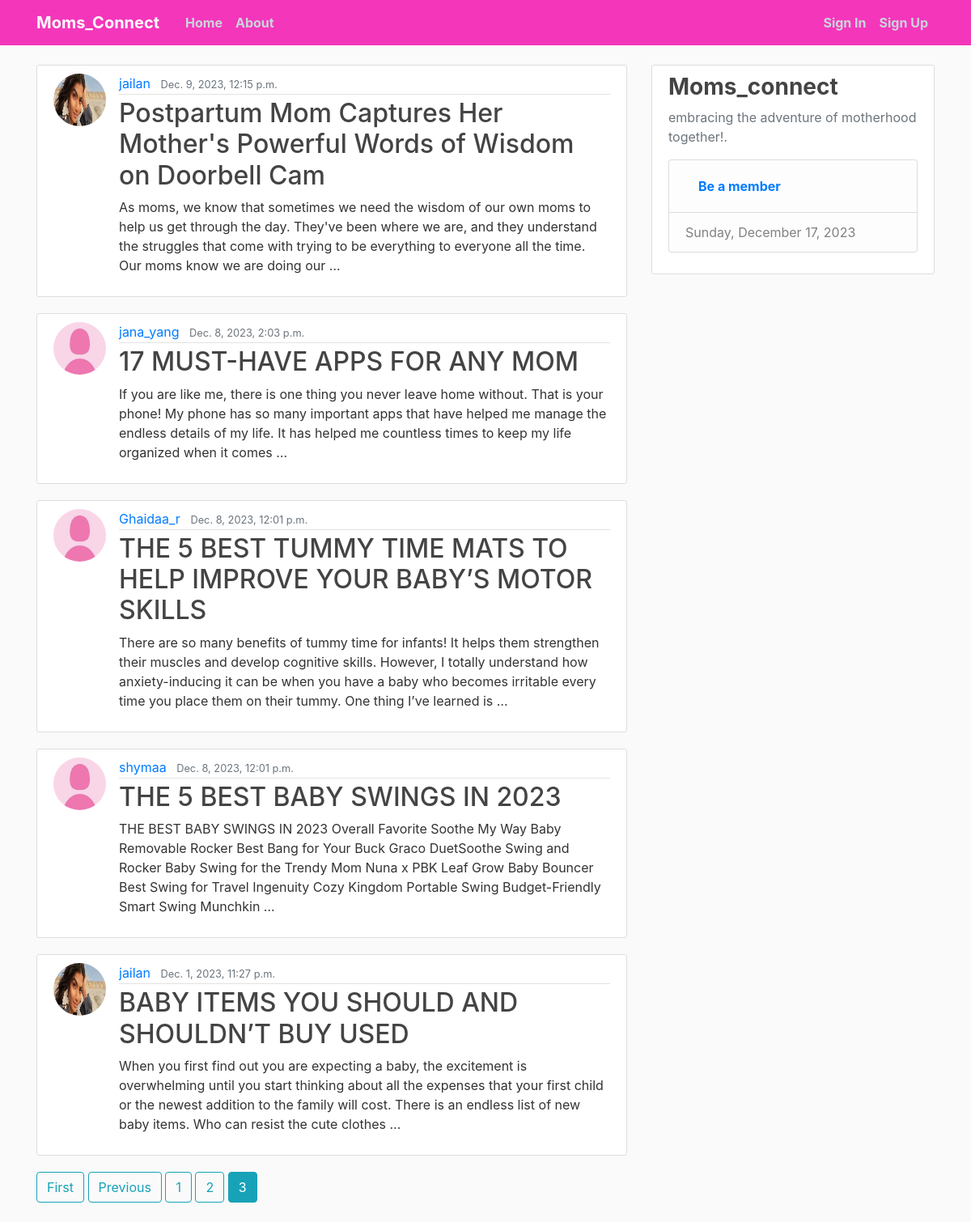
/?page=3, run on the app's committed database.
### blog/models.py (models this page shows, shortened)
class Post(models.Model):
    title = models.CharField(max_length=200)
    content = RichTextField(blank=True, null=True)
    date_posted = models.DateTimeField(default=timezone.now)
    author = models.ForeignKey(User, on_delete=models.CASCADE)

### users/models.py (models this page shows, shortened)
class Profile(models.Model):
    user = models.OneToOneField(User, on_delete=models.CASCADE)
    Bio = models.CharField(max_length=1000, blank=True)
    image = models.ImageField(default='default.jpg', upload_to='profile_photos')

### blog/views.py (the view)
# urls.py: path('', PostListView.as_view(), name='blog-home'),
class PostListView(ListView):
    model = Post
    template_name = 'blog/home.html'
    context_object_name = 'posts'
    ordering = ['-date_posted']
    paginate_by = 5

### templates/blog/home.html (shortened to what this page needs)
{% extends "base.html" %}
{% block content %}
    {% for post in posts %}
    <article class="media content-section">
      <img class="rounded-circle article-img" src="{{ post.author.profile.image.url }}">
        <div class="media-body">
          <div class="article-metadata">
            <a class="mr-2" href="{% url 'blog-user-posts' post.author.username %}">{{ post.author }}</a>
            <small class="text-muted">{{ post.date_posted }}</small>
          </div>
          <h2><a class="article-title" href="{% url 'blog-post-detail' post.id %}">{{ post.title }}</a></h2>
          <p class="article-content">{{ post.content|truncatewords:50|safe }}</p>
        </div>
    </article>
    {% endfor %}
    {% if is_paginated %}
      {% if page_obj.has_previous %}
        <a class="btn btn-outline-info mb-4" href="?page=1">First</a>
        <a class="btn btn-outline-info mb-4" href="?page={{ page_obj.previous_page_number }}">Previous</a>
      {% endif %}
    {% for num in page_obj.paginator.page_range %}
        {% if page_obj.number == num %}
          <a class="btn btn-info mb-4" href="?page={{ num }}">{{ num }}</a>
        {% elif num > page_obj.number|add:'-3' and num < page_obj.number|add:'3' %}
          <a class="btn btn-outline-info mb-4" href="?page={{ num }}">{{ num }}</a>
        {% endif %}
      {% endfor %}
    {% endif %}
{% endblock content %}

### Mommyblog/static/css/main.css (style rules this page uses)
body { background: #fafafa; color: #333333; margin-top: 5rem; }
h1, h2, h3, h4, h5, h6 { color: #444444; }
.content-section { background: #ffffff; padding: 10px 20px; border: 1px solid #dddddd; border-radius: 3px; margin-bottom: 20px; }
.article-title { color: #444444; }
.article-content { white-space: pre-line; }
.article-img { height: 65px; width: 65px; margin-right: 16px; }
.article-metadata { padding-bottom: 1px; margin-bottom: 4px; border-bottom: 1px solid #e3e3e3 }

### templates/base.html (style rules this page uses)
body { background-image: url("https://img.pikbest.com/backgrounds/20220119/mother-baby-gynecology-woman-pink_6245648.jpg!sw800"); background-size: cover; background-repeat: no-repeat; background-attachment: fixed; }

### data on the page
Post: author.profile.image (picture), author "jailan", date_posted "Dec. 9, 2023, 12:15 p.m.", title "Postpartum Mom Captures Her Mother's Powerful Words of Wisdom on Doorbell Cam", content "As moms, we know that sometimes we need the wisdom of our own moms to help us get through the day. They've been where we are, and they understand the struggles that come with trying to be everything to everyone all the time. Our moms know we are doing our …"
Post: author.profile.image (placeholder picture), author "jana_yang", date_posted "Dec. 8, 2023, 2:03 p.m.", title "17 MUST-HAVE APPS FOR ANY MOM", content "If you are like me, there is one thing you never leave home without. That is your phone! My phone has so many important apps that have helped me manage the endless details of my life. It has helped me countless times to keep my life organized when it comes …"
Post: author.profile.image (placeholder picture), author "Ghaidaa_r", date_posted "Dec. 8, 2023, 12:01 p.m.", title "THE 5 BEST TUMMY TIME MATS TO HELP IMPROVE YOUR BABY’S MOTOR SKILLS", content "There are so many benefits of tummy time for infants! It helps them strengthen their muscles and develop cognitive skills. However, I totally understand how anxiety-inducing it can be when you have a baby who becomes irritable every time you place them on their tummy. One thing I’ve learned is …"
Post: author.profile.image (placeholder picture), author "shymaa", date_posted "Dec. 8, 2023, 12:01 p.m.", title "THE 5 BEST BABY SWINGS IN 2023", content "THE BEST BABY SWINGS IN 2023 Overall Favorite Soothe My Way Baby Removable Rocker Best Bang for Your Buck Graco DuetSoothe Swing and Rocker Baby Swing for the Trendy Mom Nuna x PBK Leaf Grow Baby Bouncer Best Swing for Travel Ingenuity Cozy Kingdom Portable Swing Budget-Friendly Smart Swing Munchkin …"
Post: author.profile.image (picture), author "jailan", date_posted "Dec. 1, 2023, 11:27 p.m.", title "BABY ITEMS YOU SHOULD AND SHOULDN’T BUY USED", content "When you first find out you are expecting a baby, the excitement is overwhelming until you start thinking about all the expenses that your first child or the newest addition to the family will cost. There is an endless list of new baby items. Who can resist the cute clothes …"

### other printed values
{{ num }} "1" "2"
{{ num }} "3"
